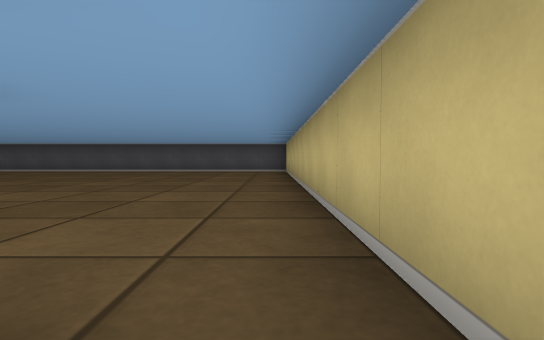
[1] (above)

21 first-person views from a walk through a cub3D ray-caster map. The camera is about half as high as the walls, tilts 2° down and sees 80° across. The floor is counted in squares. Each view is taken from the middle of a square. On the plan, view 1 faces up. The plan holds only what a view shows up to about 9 squares ahead; the rest is blank.

[2]
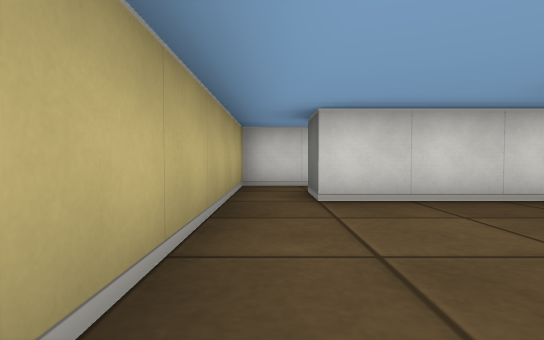

[3]
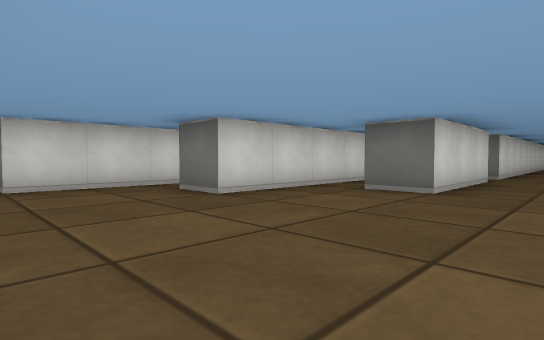

[4]
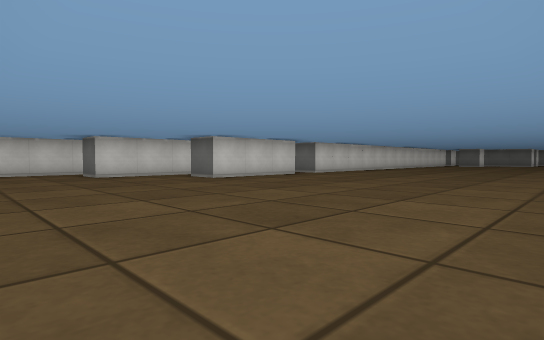

[5]
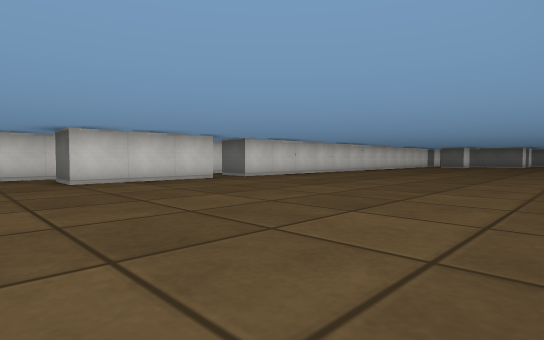

[6]
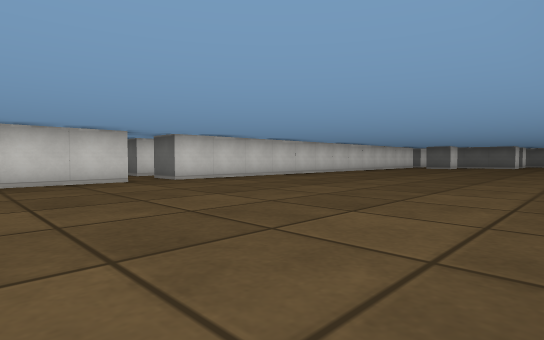

[7]
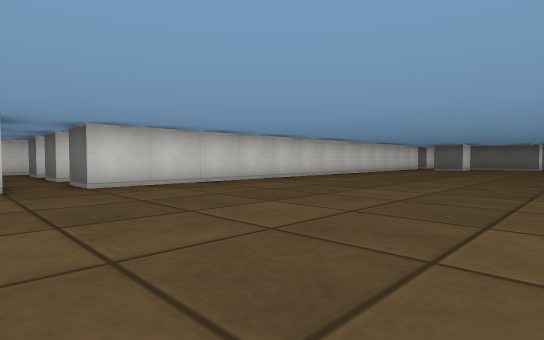

[8]
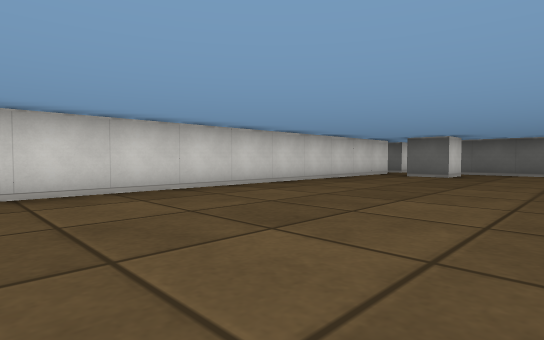

[9]
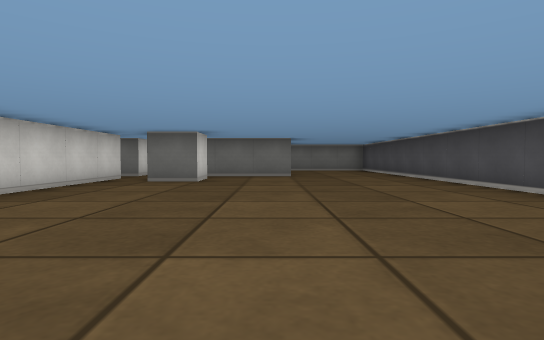

[10]
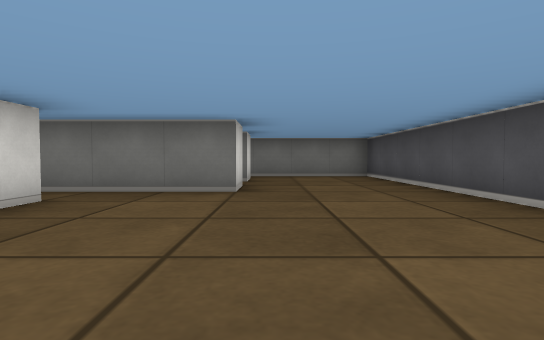

[11]
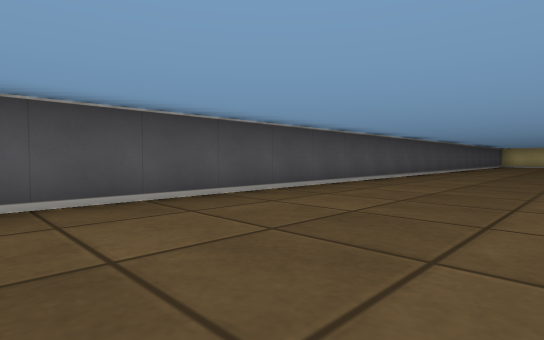

[12]
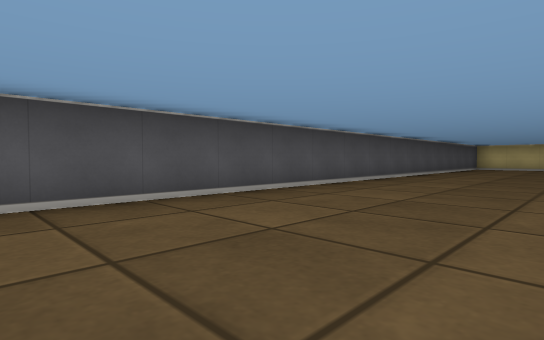

[13]
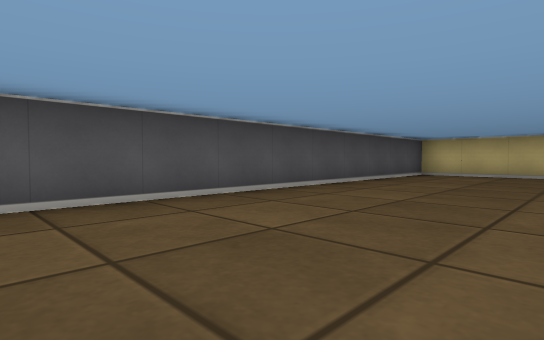

[14]
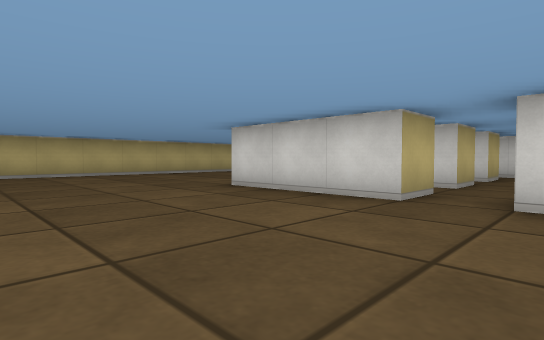

[15]
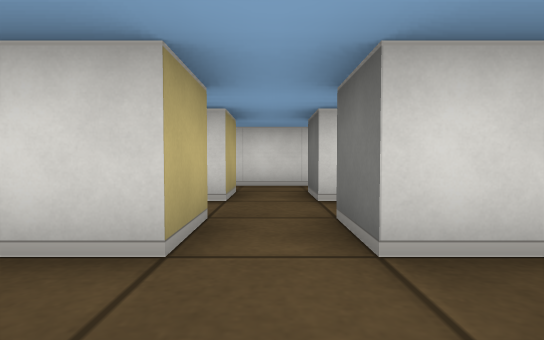

[16]
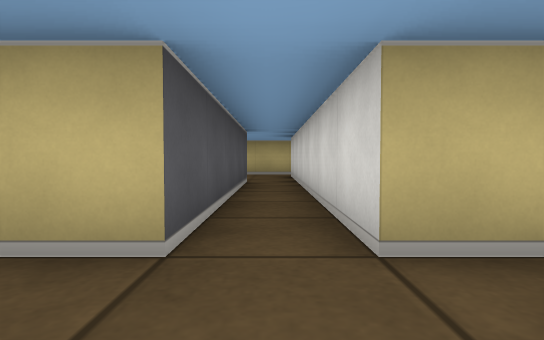

[17]
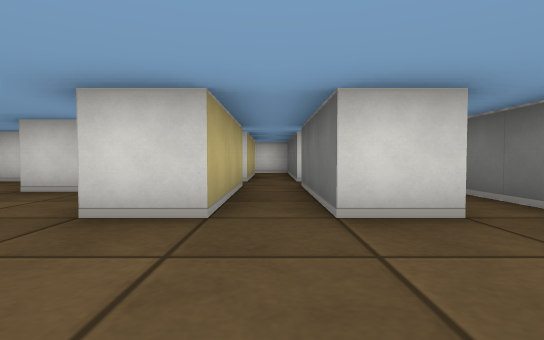

[18]
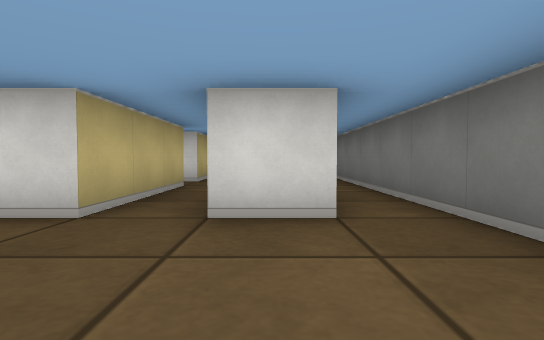

[19]
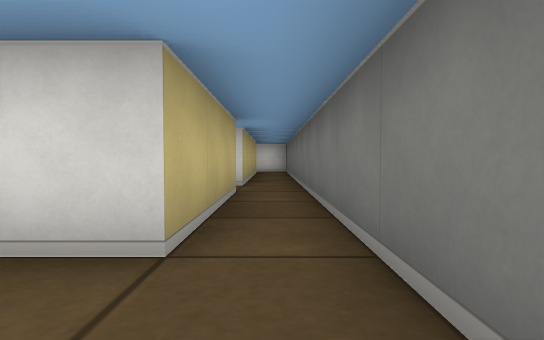

[20]
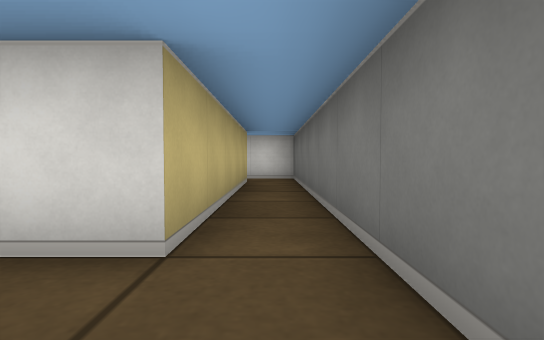

[21]
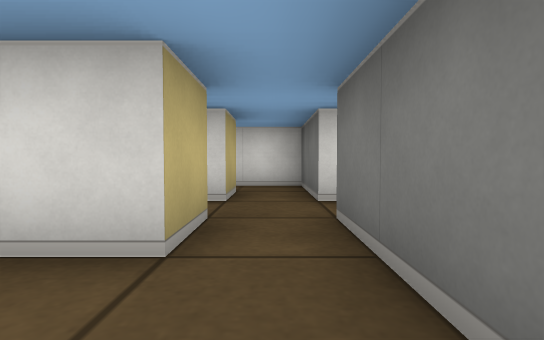

### Floor plan
Points are (right, up) in squares from view 1. A wall is a line through its corners. A room is listed if a view was taken in it or the views show most of it. See-through windows are left out.
Room 1 (views 1, 20)
walls: (-8.6, -1.5) (-7.2, -1.5); (-8.5, 0.5) (-8.5, -0.5); (-7.5, -0.5) (-7.5, 0.5); (-25.5, -0.4) (-25.5, 4.5) (-24.5, 4.5); (-25.5, 5.5) (-25.5, 8.5); (-26.5, 8.5) (-26.5, -1.5) (-25.4, -1.5); (-0.6, -1.5) (0.5, -1.5) (0.5, 0.5); (-0.5, 0.5) (-0.5, -0.5)
ways out: opening at (-26, 8) to room 2; opening at (-8, 0) to room 2; opening at (0, 0) to room 2; opening at (-25, 5) to room 3
Room 2 (views 2, 3, 4, 5, 6, 7, 8, 9, 10, 11, 12, 13, 14, 15, 16, 17, 18, 19, 21)
walls: (-9.4, 2.5) (-8.5, 2.5) (-8.5, 1.5); (-7.5, 3.4) (-7.5, 4.5) (-4.5, 4.5) (-4.5, 3.5); (-7.5, 2.5) (-2.5, 2.5) (-2.5, 1.5) (-7.5, 1.5) (-7.5, 2.5); (-7.5, 0.5) (-0.5, 0.5); (-21.5, 5.5) (-21.5, 6.5) (-20.5, 6.5) (-20.5, 5.5); (-21.5, 3.5) (-21.5, 4.5) (-8.5, 4.5) (-8.5, 3.5); (-22.5, 4.5) (-22.5, 2.5) (-21.4, 2.5); (0.2, 11.5) (-26.5, 11.5) (-26.5, 8.5); (-23.5, 8.5) (-22.5, 8.5) (-22.5, 5.5); (0.5, 0.5) (0.5, 11.2); (-25.5, 8.5) (-24.5, 8.5)
ways out: opening at (-26, 8) to room 1; opening at (-8, 0) to room 1; opening at (0, 0) to room 1; opening at (-24, 8) to room 3; opening at (-23, 5) to room 3
Room 3 (no view inside)
walls: (-24.5, 4.5) (-24.5, 2); (-23.5, 5.5) (-23.5, 8.5); (-23.5, 2.4) (-23.5, 4.5) (-22.5, 4.5); (-24.5, 8.5) (-24.5, 5.5)
ways out: opening at (-25, 5) to room 1; opening at (-24, 8) to room 2; opening at (-23, 5) to room 2

Where each view was taken, in squares from view 1:
view 1: 0 up, 0 right, facing up
view 2: 4 up, 0 right, facing down
view 3: 6 up, 0 right, facing down-left
view 4: 11 up, 0 right, facing down-left
view 5: 11 up, 3 left, facing down-left
view 6: 11 up, 5 left, facing down-left
view 7: 10 up, 7 left, facing down-left
view 8: 9 up, 12 left, facing down-left
view 9: 8 up, 14 left, facing left
view 10: 9 up, 18 left, facing left
view 11: 8 up, 20 left, facing up-right
view 12: 8 up, 15 left, facing up-right
view 13: 8 up, 9 left, facing up-right
view 14: 8 up, 9 left, facing down-right
view 15: 4 up, 8 left, facing down
view 16: 1 up, 9 left, facing right
view 17: 11 up, 24 left, facing down
view 18: 11 up, 25 left, facing down
view 19: 10 up, 26 left, facing down
view 20: 6 up, 26 left, facing down
view 21: 8 up, 22 left, facing down
